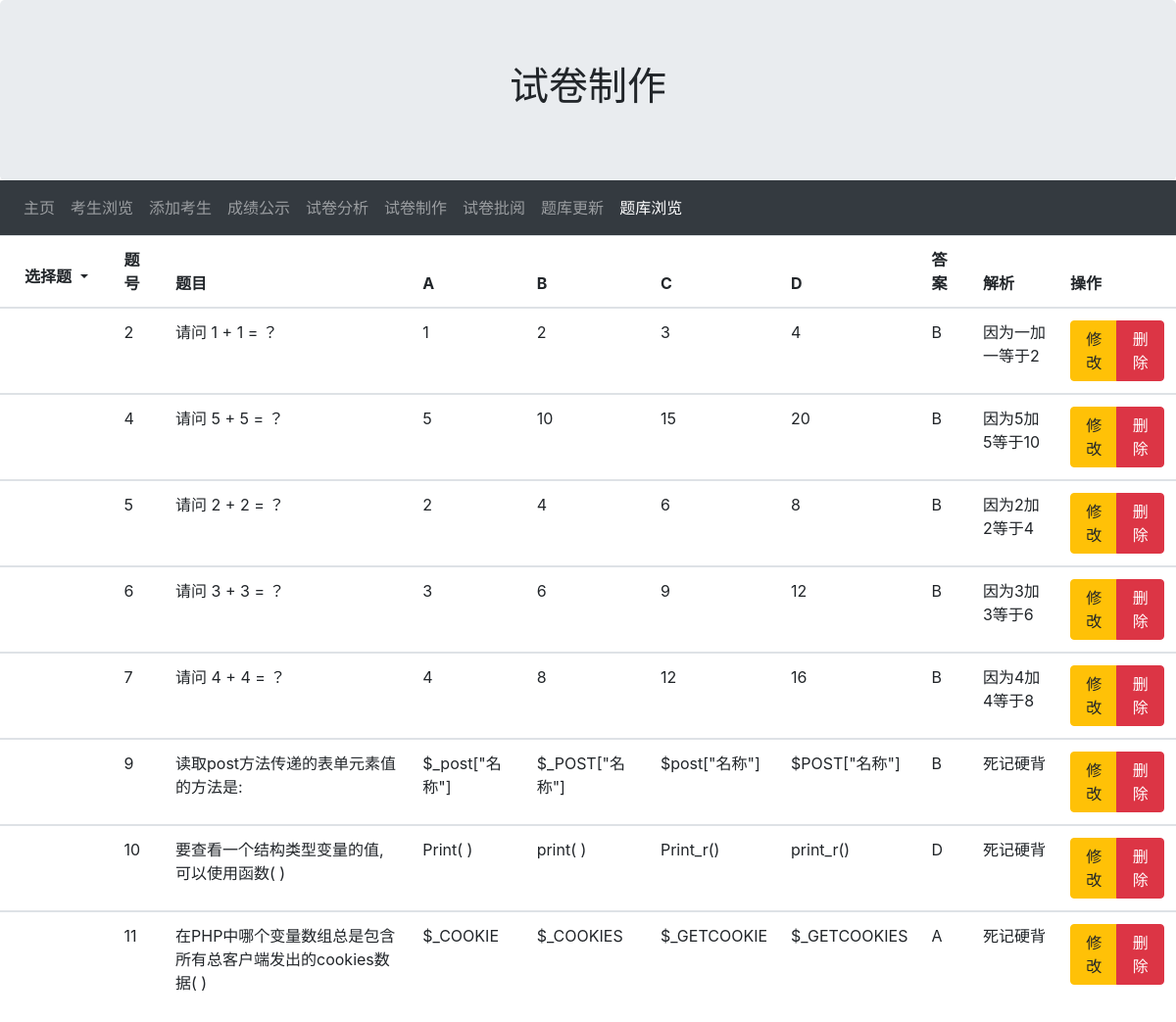
Screenshot of /teacher/problems_show.php with the database file from the repository.
### tables this page shows
CREATE TABLE `problems`  (
  `num` int NOT NULL AUTO_INCREMENT,
  `type` int NULL DEFAULT NULL,
  `A` varchar(255) NULL DEFAULT NULL,
  `B` varchar(255) NULL DEFAULT NULL,
  `C` varchar(255) NULL DEFAULT NULL,
  `D` varchar(255) NULL DEFAULT NULL,
  `ans` varchar(255) NULL DEFAULT NULL,
  `exp` varchar(255) NULL DEFAULT NULL,
  `item` varchar(255) NULL DEFAULT NULL,
  PRIMARY KEY (`num`) USING BTREE
);

### teacher/problems_show.php (the view, shortened to what this page needs)
<!DOCTYPE html>
<html lang="en">
<head>
    <link rel="stylesheet" href="https://cdn.staticfile.org/twitter-bootstrap/4.3.1/css/bootstrap.min.css">
</head>
<body>
<div class="jumbotron text-center" style="margin-bottom:0;margin-top:0;">
    <h1>试卷制作</h1>
</div>
<nav class="navbar navbar-expand-sm bg-dark navbar-dark">
    <ul class="navbar-nav">
        <li class="nav-item ">
            <a class="nav-link" href="teacher.php">主页</a>
        </li>
        <li class="nav-item ">
            <a class="nav-link" href="student_show.php">考生浏览</a>
        </li>
        <li class="nav-item">
            <a class="nav-link" href="student_add.html">添加考生</a>
        </li>
        <li class="nav-item">
            <a class="nav-link " target="_blank" href="../admin/grades_select.php">成绩公示</a>
        </li>
        <li class="nav-item">
            <a class="nav-link " href="analysis_select.php">试卷分析</a>
        </li>
        <li class="nav-item">
            <a class="nav-link " href="make_paper_1.php">试卷制作</a>
        </li>
        <li class="nav-item">
            <a class="nav-link " href="paper_marking_select.php">试卷批阅</a>
        </li>
        <li class="nav-item">
            <a class="nav-link" href="problems_add.html">题库更新</a>
        </li>
        <li class="nav-item active">
            <a class="nav-link" href="problems_show.php">题库浏览</a>
        </li>
    </ul>
</nav>
<div id="select">
    <table class="table table-hover" style="">
        <thead>
        <tr style="min-width: 50px;">
            <th>
                <button type="button" class="btn dropdown-toggle" data-toggle="dropdown">
                    <strong>选择题</strong>
                </button>
            </th>
            <th style="min-width: 50px;">题号</th>
            <th>题目</th>
            <th>A</th>
            <th>B</th>
            <th>C</th>
            <th>D</th>
            <th style="min-width: 50px;">答案</th>
            <th style="min-width: 50px;">解析</th>
            <th style="min-width: 100px;">操作</th>
        </tr>
        </thead>
        <?php
        include('../conn.php');
        $sql = "SELECT * FROM problems WHERE type = '1' order by num;";
        $result = mysqli_query($conn, $sql);
        while ($row = mysqli_fetch_assoc($result)) {
            $num = $row['num'];
            $item = $row['item'];
            $sel_A = $row['A'];
            $sel_B = $row['B'];
            $sel_C = $row['C'];
            $sel_D = $row['D'];
            $ans = $row['ans'];
            $exp = $row['exp'];
            echo "
					<tbody>
						<tr>
							<td></td>
							<td>$num</td>
							<td>$item</td>
							<td>$sel_A</td>
							<td>$sel_B</td>
							<td>$sel_C</td>
							<td>$sel_D</td>
							<td>$ans</td>
							<td>$exp</td>
							<td>
								<div class=\"btn-group\">
                                    <a class=\"btn btn-warning\" data-toggle=\"modal\" data-target=\"#myModal\"
                                    data-num='$num' data-item='$item' data-ans='$ans' data-exp='$exp'
                                    data-A='$sel_A' data-B='$sel_B' data-C='$sel_C' data-D='$sel_D'>修改</a>
                                    <a class=\"btn btn-danger\" href=\"problems_delete.php?num=$num\">删除</a>
                                </div>
							</td>
						</tr>
					</tbody>
				";
        }
        ?>
    </table>
</div>
</body>
</html>

### rows the page displays
problems: num "2", item "请问 1 + 1 = ？", A "1", B "2", C "3", D "4", ans "B", exp "因为一加一等于2"
problems: num "4", item "请问 5 + 5 = ？", A "5", B "10", C "15", D "20", ans "B", exp "因为5加5等于10"
problems: num "5", item "请问 2 + 2 = ？", A "2", B "4", C "6", D "8", ans "B", exp "因为2加2等于4"
problems: num "6", item "请问 3 + 3 = ？", A "3", B "6", C "9", D "12", ans "B", exp "因为3加3等于6"
problems: num "7", item "请问 4 + 4 = ？", A "4", B "8", C "12", D "16", ans "B", exp "因为4加4等于8"
problems: num "9", item "读取post方法传递的表单元素值的方法是:", A "$_post[\"名称\"]", B "$_POST[\"名称\"]", C "$post[\"名称\"]", D "$POST[\"名称\"]", ans "B", exp "死记硬背"
problems: num "10", item "要查看一个结构类型变量的值,可以使用函数( )", A "Print( )", B "print( )", C "Print_r()", D "print_r()", ans "D", exp "死记硬背"
problems: num "11", item "在PHP中哪个变量数组总是包含所有总客户端发出的cookies数据( )", A "$_COOKIE", B "$_COOKIES", C "$_GETCOOKIE", D "$_GETCOOKIES", ans "A", exp "死记硬背"
